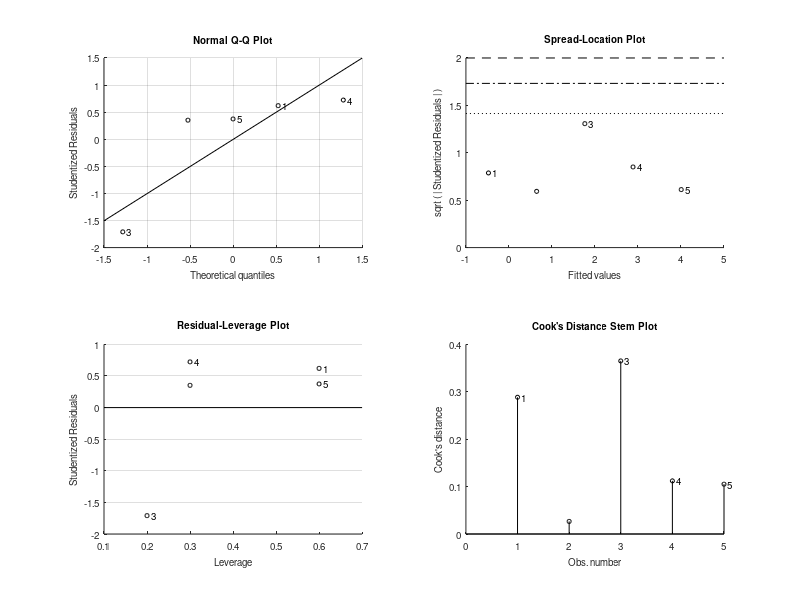

Here is the MATLAB script that generated this plot: (Note: this script raises an error after producing the figure.)
clear all
close all 

%%
x = [0 1 2 3 4]' ;
y = [0.0434 1.0343 -0.2588 3.68622 4.3188]' ;
x_sub = [0 1] ;
y_sub = [0.0434 1.0343] ;
err_sub = [0.1 0.1] ;
nu = 3; 

%%

lm = fitlm(x, y) ;

%%

m = lm.Coefficients.Estimate(2)
b = lm.Coefficients.Estimate(1)

err_m = lm.Coefficients.SE(2)*sqrt(nu/(nu-2));
err_b = lm.Coefficients.SE(1)*sqrt(nu/(nu-2));

%%

model = m.*x + b;

n=2000;

m_err = m - err_m + 2*err_m*rand(n,1);
b_err = b - err_b + 2*err_b*rand(n,1);

for i=1:n
    
    model_err = m_err(i).*x + b_err(i);
    errors(i,:) = model_err;
            if or(model(1)<(model_err(1)-.1),or(model(1)>(model_err(1)+.1),or(model(2)<(model_err(2)-.1),model(2)>(model_err(2)+.1))))
                model_err = NaN;
            end

    plot(x, model_err, 'Color', 'k')
    
    hold on
end

plot(x, y, '-o', 'linewidth', 2, 'color', 'b')
plot(x, model, 'linewidth', 2, 'color', 'r')
ylim([-.5 5])
hold off 

%%

error_x2=std(errors(:,2)-model(2));
error_x3=std(errors(:,3)-model(3));
error_x4=std(errors(:,4)-model(4));

